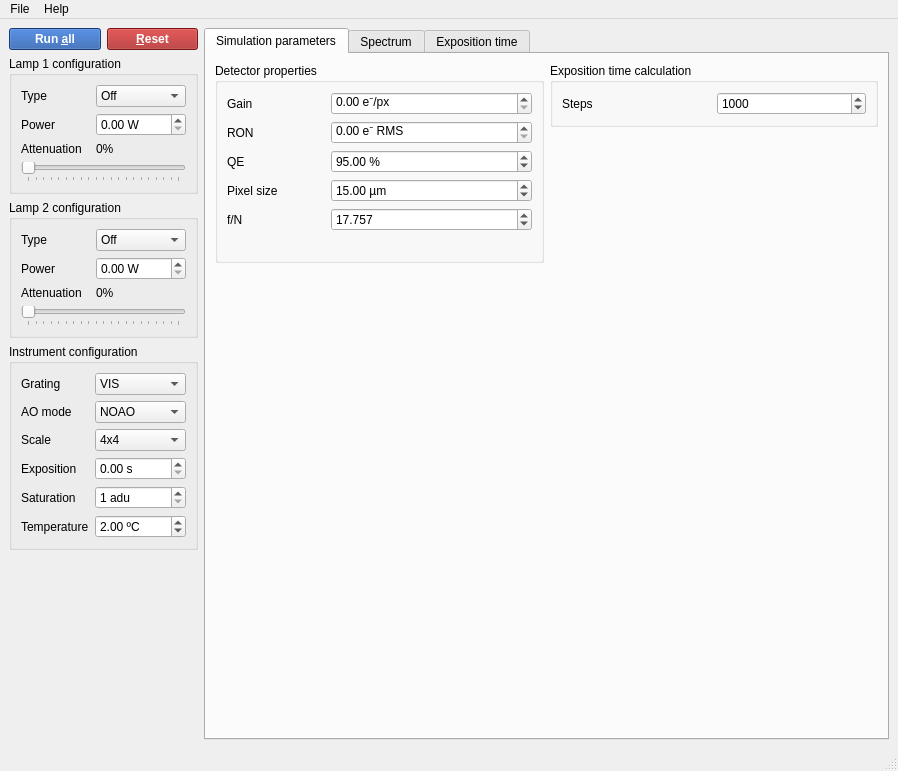
<?xml version="1.0" encoding="UTF-8"?>
<ui version="4.0">
 <class>MainWindow</class>
 <widget class="QMainWindow" name="MainWindow">
  <property name="geometry">
   <rect>
    <x>0</x>
    <y>0</y>
    <width>898</width>
    <height>771</height>
   </rect>
  </property>
  <property name="windowTitle">
   <string>MainWindow</string>
  </property>
  <widget class="QWidget" name="centralwidget">
   <layout class="QGridLayout" name="gridLayout_4">
    <item row="0" column="0">
     <widget class="QPushButton" name="runAllButton">
      <property name="styleSheet">
       <string notr="true">background-color: #1f53a6;
color: white;
font-weight: bold;</string>
      </property>
      <property name="text">
       <string>Run &amp;all</string>
      </property>
     </widget>
    </item>
    <item row="0" column="1">
     <widget class="QPushButton" name="resetButton">
      <property name="styleSheet">
       <string notr="true">background-color: #a61f1f;
color: white;
font-weight: bold;</string>
      </property>
      <property name="text">
       <string>&amp;Reset</string>
      </property>
     </widget>
    </item>
    <item row="1" column="0" colspan="2">
     <widget class="QGroupBox" name="lamp1Atten">
      <property name="title">
       <string>Lamp 1 configuration</string>
      </property>
      <layout class="QGridLayout" name="gridLayout_2">
       <item row="3" column="0" colspan="2">
        <widget class="QSlider" name="lamp1AttenSlider">
         <property name="maximum">
          <number>100</number>
         </property>
         <property name="orientation">
          <enum>Qt::Horizontal</enum>
         </property>
         <property name="tickPosition">
          <enum>QSlider::TicksBelow</enum>
         </property>
         <property name="tickInterval">
          <number>5</number>
         </property>
        </widget>
       </item>
       <item row="2" column="1">
        <widget class="QLabel" name="lamp1AttenLabel">
         <property name="text">
          <string>0%</string>
         </property>
        </widget>
       </item>
       <item row="2" column="0">
        <widget class="QLabel" name="label_7">
         <property name="text">
          <string>Attenuation</string>
         </property>
        </widget>
       </item>
       <item row="0" column="1">
        <widget class="QComboBox" name="lamp1TypeCombo">
         <item>
          <property name="text">
           <string>Off</string>
          </property>
         </item>
         <item>
          <property name="text">
           <string>Continuum</string>
          </property>
         </item>
         <item>
          <property name="text">
           <string>Lines (He)</string>
          </property>
         </item>
        </widget>
       </item>
       <item row="0" column="0">
        <widget class="QLabel" name="label_6">
         <property name="text">
          <string>Type</string>
         </property>
        </widget>
       </item>
       <item row="1" column="0">
        <widget class="QLabel" name="label_14">
         <property name="text">
          <string>Power</string>
         </property>
        </widget>
       </item>
       <item row="1" column="1">
        <widget class="QDoubleSpinBox" name="lamp1PowerSpin">
         <property name="suffix">
          <string> W</string>
         </property>
         <property name="maximum">
          <double>2000.000000000000000</double>
         </property>
        </widget>
       </item>
      </layout>
     </widget>
    </item>
    <item row="2" column="0" colspan="2">
     <widget class="QGroupBox" name="lamp2Atten">
      <property name="title">
       <string>Lamp 2 configuration</string>
      </property>
      <layout class="QGridLayout" name="gridLayout_3">
       <item row="3" column="0" colspan="2">
        <widget class="QSlider" name="lamp2AttenSlider">
         <property name="maximum">
          <number>100</number>
         </property>
         <property name="orientation">
          <enum>Qt::Horizontal</enum>
         </property>
         <property name="tickPosition">
          <enum>QSlider::TicksBelow</enum>
         </property>
         <property name="tickInterval">
          <number>5</number>
         </property>
        </widget>
       </item>
       <item row="2" column="0">
        <widget class="QLabel" name="label_10">
         <property name="text">
          <string>Attenuation</string>
         </property>
        </widget>
       </item>
       <item row="2" column="1">
        <widget class="QLabel" name="lamp2AttenLabel">
         <property name="text">
          <string>0%</string>
         </property>
        </widget>
       </item>
       <item row="0" column="1">
        <widget class="QComboBox" name="lamp2TypeCombo">
         <item>
          <property name="text">
           <string>Off</string>
          </property>
         </item>
         <item>
          <property name="text">
           <string>Continuum</string>
          </property>
         </item>
         <item>
          <property name="text">
           <string>Lines (He)</string>
          </property>
         </item>
        </widget>
       </item>
       <item row="0" column="0">
        <widget class="QLabel" name="label_9">
         <property name="text">
          <string>Type</string>
         </property>
        </widget>
       </item>
       <item row="1" column="0">
        <widget class="QLabel" name="label_15">
         <property name="text">
          <string>Power</string>
         </property>
        </widget>
       </item>
       <item row="1" column="1">
        <widget class="QDoubleSpinBox" name="lamp2PowerSpin">
         <property name="suffix">
          <string> W</string>
         </property>
         <property name="maximum">
          <double>2000.000000000000000</double>
         </property>
        </widget>
       </item>
      </layout>
     </widget>
    </item>
    <item row="3" column="0" colspan="2">
     <widget class="QGroupBox" name="groupBox">
      <property name="title">
       <string>Instrument configuration</string>
      </property>
      <layout class="QGridLayout" name="gridLayout">
       <item row="0" column="0">
        <widget class="QLabel" name="label">
         <property name="text">
          <string>Grating</string>
         </property>
        </widget>
       </item>
       <item row="2" column="2" colspan="2">
        <widget class="QComboBox" name="scaleCombo">
         <item>
          <property name="text">
           <string>4x4</string>
          </property>
         </item>
         <item>
          <property name="text">
           <string>10x10</string>
          </property>
         </item>
        </widget>
       </item>
       <item row="0" column="2" colspan="2">
        <widget class="QComboBox" name="gratingCombo">
         <item>
          <property name="text">
           <string>VIS</string>
          </property>
         </item>
         <item>
          <property name="text">
           <string>LR1</string>
          </property>
         </item>
         <item>
          <property name="text">
           <string>LR2</string>
          </property>
         </item>
        </widget>
       </item>
       <item row="1" column="0" colspan="2">
        <widget class="QLabel" name="label_2">
         <property name="text">
          <string>AO mode</string>
         </property>
        </widget>
       </item>
       <item row="1" column="2" colspan="2">
        <widget class="QComboBox" name="aoModeCombo">
         <item>
          <property name="text">
           <string>NOAO</string>
          </property>
         </item>
         <item>
          <property name="text">
           <string>SCAO</string>
          </property>
         </item>
         <item>
          <property name="text">
           <string>LTAO</string>
          </property>
         </item>
        </widget>
       </item>
       <item row="2" column="0" colspan="2">
        <widget class="QLabel" name="label_3">
         <property name="text">
          <string>Scale</string>
         </property>
        </widget>
       </item>
       <item row="3" column="0" colspan="2">
        <widget class="QLabel" name="label_4">
         <property name="text">
          <string>Exposition</string>
         </property>
        </widget>
       </item>
       <item row="5" column="0" colspan="2">
        <widget class="QLabel" name="label_5">
         <property name="text">
          <string>Saturation</string>
         </property>
        </widget>
       </item>
       <item row="5" column="2" colspan="2">
        <widget class="QSpinBox" name="satLevelSpin">
         <property name="suffix">
          <string> adu</string>
         </property>
         <property name="minimum">
          <number>1</number>
         </property>
         <property name="maximum">
          <number>16777216</number>
         </property>
        </widget>
       </item>
       <item row="6" column="0" colspan="2">
        <widget class="QLabel" name="label_16">
         <property name="text">
          <string>Temperature</string>
         </property>
        </widget>
       </item>
       <item row="6" column="2" colspan="2">
        <widget class="QDoubleSpinBox" name="tempSpin">
         <property name="suffix">
          <string> ºC</string>
         </property>
         <property name="value">
          <double>2.000000000000000</double>
         </property>
        </widget>
       </item>
       <item row="3" column="2" colspan="2">
        <widget class="QDoubleSpinBox" name="expTimeSpin">
         <property name="suffix">
          <string> s</string>
         </property>
        </widget>
       </item>
      </layout>
     </widget>
    </item>
    <item row="0" column="2" rowspan="5">
     <widget class="QTabWidget" name="tabWidget">
      <property name="currentIndex">
       <number>0</number>
      </property>
      <widget class="QWidget" name="tab">
       <attribute name="title">
        <string>Simulation parameters</string>
       </attribute>
       <layout class="QGridLayout" name="gridLayout_14">
        <item row="2" column="0">
         <spacer name="verticalSpacer_4">
          <property name="orientation">
           <enum>Qt::Vertical</enum>
          </property>
          <property name="sizeHint" stdset="0">
           <size>
            <width>20</width>
            <height>329</height>
           </size>
          </property>
         </spacer>
        </item>
        <item row="0" column="1">
         <widget class="QGroupBox" name="groupBox_9">
          <property name="sizePolicy">
           <sizepolicy hsizetype="Preferred" vsizetype="Fixed">
            <horstretch>0</horstretch>
            <verstretch>0</verstretch>
           </sizepolicy>
          </property>
          <property name="title">
           <string>Exposition time calculation</string>
          </property>
          <layout class="QGridLayout" name="gridLayout_13">
           <item row="0" column="1">
            <widget class="QSpinBox" name="intStepsSpin">
             <property name="minimum">
              <number>1</number>
             </property>
             <property name="maximum">
              <number>1000000</number>
             </property>
             <property name="value">
              <number>1000</number>
             </property>
            </widget>
           </item>
           <item row="0" column="0">
            <widget class="QLabel" name="label_24">
             <property name="text">
              <string>Steps</string>
             </property>
            </widget>
           </item>
          </layout>
         </widget>
        </item>
        <item row="0" column="0" rowspan="2">
         <widget class="QGroupBox" name="groupBox_6">
          <property name="title">
           <string>Detector properties</string>
          </property>
          <layout class="QGridLayout" name="gridLayout_8">
           <item row="3" column="1" colspan="2">
            <widget class="QDoubleSpinBox" name="qeSpin">
             <property name="suffix">
              <string> %</string>
             </property>
             <property name="value">
              <double>95.000000000000000</double>
             </property>
            </widget>
           </item>
           <item row="0" column="0">
            <widget class="QLabel" name="label_23">
             <property name="text">
              <string>Gain</string>
             </property>
            </widget>
           </item>
           <item row="2" column="0" colspan="2">
            <widget class="QLabel" name="label_21">
             <property name="text">
              <string>RON</string>
             </property>
            </widget>
           </item>
           <item row="3" column="0">
            <widget class="QLabel" name="label_26">
             <property name="text">
              <string>QE</string>
             </property>
            </widget>
           </item>
           <item row="4" column="1" colspan="2">
            <widget class="QDoubleSpinBox" name="pxSizeSpin">
             <property name="suffix">
              <string> µm</string>
             </property>
             <property name="value">
              <double>15.000000000000000</double>
             </property>
            </widget>
           </item>
           <item row="4" column="0">
            <widget class="QLabel" name="label_22">
             <property name="text">
              <string>Pixel size</string>
             </property>
            </widget>
           </item>
           <item row="2" column="1" colspan="2">
            <widget class="QDoubleSpinBox" name="ronSpin">
             <property name="suffix">
              <string> e⁻ RMS</string>
             </property>
            </widget>
           </item>
           <item row="5" column="0">
            <widget class="QLabel" name="label_8">
             <property name="text">
              <string>f/N</string>
             </property>
            </widget>
           </item>
           <item row="0" column="1" colspan="2">
            <widget class="QDoubleSpinBox" name="gainSpin">
             <property name="suffix">
              <string> e⁻/px</string>
             </property>
            </widget>
           </item>
           <item row="5" column="1" colspan="2">
            <widget class="QDoubleSpinBox" name="fNSpin">
             <property name="decimals">
              <number>3</number>
             </property>
             <property name="value">
              <double>17.757000000000001</double>
             </property>
            </widget>
           </item>
           <item row="6" column="1">
            <spacer name="verticalSpacer_2">
             <property name="orientation">
              <enum>Qt::Vertical</enum>
             </property>
             <property name="sizeType">
              <enum>QSizePolicy::Fixed</enum>
             </property>
             <property name="sizeHint" stdset="0">
              <size>
               <width>20</width>
               <height>20</height>
              </size>
             </property>
            </spacer>
           </item>
          </layout>
         </widget>
        </item>
       </layout>
      </widget>
      <widget class="QWidget" name="tab_2">
       <attribute name="title">
        <string>Spectrum</string>
       </attribute>
       <layout class="QGridLayout" name="gridLayout_6">
        <item row="0" column="0">
         <widget class="QGroupBox" name="plotGroupBox">
          <property name="sizePolicy">
           <sizepolicy hsizetype="Expanding" vsizetype="Preferred">
            <horstretch>0</horstretch>
            <verstretch>0</verstretch>
           </sizepolicy>
          </property>
          <property name="title">
           <string>Spectrum configuration</string>
          </property>
          <layout class="QGridLayout" name="gridLayout_5">
           <item row="4" column="1" colspan="2">
            <widget class="QCheckBox" name="photonNoiseCheck">
             <property name="text">
              <string>Photon noise</string>
             </property>
            </widget>
           </item>
           <item row="2" column="1" colspan="2">
            <widget class="QComboBox" name="spectYAxisCombo">
             <item>
              <property name="text">
               <string>Spectrial irradiance</string>
              </property>
             </item>
             <item>
              <property name="text">
               <string>Specific photon Flux</string>
              </property>
             </item>
             <item>
              <property name="text">
               <string>Electron rate per pixel</string>
              </property>
             </item>
             <item>
              <property name="text">
               <string>Electrons per pixel</string>
              </property>
             </item>
             <item>
              <property name="text">
               <string>Counts per pixel</string>
              </property>
             </item>
            </widget>
           </item>
           <item row="0" column="0">
            <widget class="QLabel" name="label_12">
             <property name="text">
              <string>Type</string>
             </property>
            </widget>
           </item>
           <item row="0" column="1" colspan="2">
            <widget class="QComboBox" name="spectTypeCombo">
             <item>
              <property name="text">
               <string>IS output</string>
              </property>
             </item>
             <item>
              <property name="text">
               <string>Detector</string>
              </property>
             </item>
             <item>
              <property name="text">
               <string>Total transmission</string>
              </property>
             </item>
            </widget>
           </item>
           <item row="2" column="0" rowspan="2">
            <widget class="QLabel" name="label_17">
             <property name="text">
              <string>Y-axis</string>
             </property>
            </widget>
           </item>
           <item row="4" column="0">
            <widget class="QCheckBox" name="logScaleCheck">
             <property name="text">
              <string>Log scale</string>
             </property>
            </widget>
           </item>
           <item row="1" column="1" colspan="2">
            <widget class="QComboBox" name="spectXAxisCombo">
             <item>
              <property name="text">
               <string>Wavelength</string>
              </property>
             </item>
             <item>
              <property name="text">
               <string>Frequency</string>
              </property>
             </item>
            </widget>
           </item>
           <item row="1" column="0">
            <widget class="QLabel" name="label_13">
             <property name="text">
              <string>X-axis</string>
             </property>
            </widget>
           </item>
          </layout>
         </widget>
        </item>
        <item row="0" column="1">
         <widget class="QGroupBox" name="fdfg">
          <property name="title">
           <string>Plot control</string>
          </property>
          <layout class="QGridLayout" name="gridLayout_15">
           <item row="0" column="0">
            <widget class="QPushButton" name="spectPlotButton">
             <property name="styleSheet">
              <string notr="true">background-color: #1f53a6;
color: white;
font-weight: bold;</string>
             </property>
             <property name="text">
              <string>&amp;Plot</string>
             </property>
            </widget>
           </item>
           <item row="2" column="0">
            <widget class="QPushButton" name="spectClearAllbuton">
             <property name="styleSheet">
              <string notr="true">background-color: #a61f1f;
color: white;
font-weight: bold;</string>
             </property>
             <property name="text">
              <string>&amp;Clear all</string>
             </property>
            </widget>
           </item>
           <item row="1" column="0">
            <widget class="QPushButton" name="spectOverlayButton">
             <property name="styleSheet">
              <string notr="true">background-color: #1f53a6;
color: white;
font-weight: bold;</string>
             </property>
             <property name="text">
              <string>Plot and &amp;overlay</string>
             </property>
            </widget>
           </item>
           <item row="3" column="0">
            <spacer name="verticalSpacer_5">
             <property name="orientation">
              <enum>Qt::Vertical</enum>
             </property>
             <property name="sizeType">
              <enum>QSizePolicy::Fixed</enum>
             </property>
             <property name="sizeHint" stdset="0">
              <size>
               <width>1</width>
               <height>26</height>
              </size>
             </property>
            </spacer>
           </item>
          </layout>
         </widget>
        </item>
        <item row="1" column="0" colspan="2">
         <widget class="QStackedWidget" name="plotStack">
          <widget class="QWidget" name="page">
           <layout class="QGridLayout" name="gridLayout_7">
            <item row="0" column="0">
             <widget class="QLabel" name="label_11">
              <property name="text">
               <string>*No plots (yet)*</string>
              </property>
              <property name="textFormat">
               <enum>Qt::MarkdownText</enum>
              </property>
              <property name="alignment">
               <set>Qt::AlignCenter</set>
              </property>
             </widget>
            </item>
           </layout>
          </widget>
          <widget class="QWidget" name="page_2"/>
         </widget>
        </item>
       </layout>
      </widget>
      <widget class="QWidget" name="outPage">
       <attribute name="title">
        <string>Exposition time</string>
       </attribute>
       <layout class="QGridLayout" name="gridLayout_11">
        <item row="0" column="0">
         <widget class="QGroupBox" name="groupBox_7">
          <property name="sizePolicy">
           <sizepolicy hsizetype="Expanding" vsizetype="Preferred">
            <horstretch>0</horstretch>
            <verstretch>0</verstretch>
           </sizepolicy>
          </property>
          <property name="title">
           <string>Calculation parameters</string>
          </property>
          <layout class="QGridLayout" name="gridLayout_9">
           <item row="1" column="1">
            <widget class="QComboBox" name="passBandCombo"/>
           </item>
           <item row="1" column="0">
            <widget class="QRadioButton" name="tExpPassBandRadio">
             <property name="text">
              <string>&amp;Passband center</string>
             </property>
             <property name="checked">
              <bool>true</bool>
             </property>
             <attribute name="buttonGroup">
              <string notr="true">buttonGroup</string>
             </attribute>
            </widget>
           </item>
           <item row="2" column="0">
            <widget class="QRadioButton" name="tExpCustomLambdaRadio">
             <property name="text">
              <string>Custom &amp;wavelength</string>
             </property>
             <attribute name="buttonGroup">
              <string notr="true">buttonGroup</string>
             </attribute>
            </widget>
           </item>
           <item row="2" column="1">
            <widget class="QDoubleSpinBox" name="tExpWlSpin">
             <property name="suffix">
              <string> µm</string>
             </property>
             <property name="decimals">
              <number>3</number>
             </property>
             <property name="value">
              <double>0.800000000000000</double>
             </property>
            </widget>
           </item>
           <item row="4" column="0" colspan="2">
            <widget class="QCheckBox" name="tExpLogScaleCheck">
             <property name="text">
              <string>&amp;Log scale</string>
             </property>
            </widget>
           </item>
          </layout>
         </widget>
        </item>
        <item row="0" column="1">
         <widget class="QGroupBox" name="groupBox_10">
          <property name="title">
           <string>Plot control</string>
          </property>
          <layout class="QGridLayout" name="gridLayout_10">
           <item row="0" column="0">
            <widget class="QPushButton" name="tExpPlotButton">
             <property name="styleSheet">
              <string notr="true">background-color: #1f53a6;
color: white;
font-weight: bold;</string>
             </property>
             <property name="text">
              <string>&amp;Plot</string>
             </property>
            </widget>
           </item>
           <item row="1" column="0">
            <widget class="QPushButton" name="tExpOverlayButton">
             <property name="styleSheet">
              <string notr="true">background-color: #1f53a6;
color: white;
font-weight: bold;</string>
             </property>
             <property name="text">
              <string>Plot and &amp;overlay</string>
             </property>
            </widget>
           </item>
           <item row="2" column="0">
            <widget class="QPushButton" name="tExpClearButton">
             <property name="styleSheet">
              <string notr="true">background-color: #a61f1f;
color: white;
font-weight: bold;</string>
             </property>
             <property name="text">
              <string>&amp;Clear all</string>
             </property>
            </widget>
           </item>
          </layout>
         </widget>
        </item>
        <item row="1" column="0">
         <spacer name="verticalSpacer_3">
          <property name="orientation">
           <enum>Qt::Vertical</enum>
          </property>
          <property name="sizeHint" stdset="0">
           <size>
            <width>20</width>
            <height>414</height>
           </size>
          </property>
         </spacer>
        </item>
       </layout>
      </widget>
     </widget>
    </item>
    <item row="4" column="0" colspan="2">
     <spacer name="verticalSpacer_6">
      <property name="orientation">
       <enum>Qt::Vertical</enum>
      </property>
      <property name="sizeHint" stdset="0">
       <size>
        <width>20</width>
        <height>40</height>
       </size>
      </property>
     </spacer>
    </item>
   </layout>
  </widget>
  <widget class="QMenuBar" name="menubar">
   <property name="geometry">
    <rect>
     <x>0</x>
     <y>0</y>
     <width>898</width>
     <height>25</height>
    </rect>
   </property>
   <widget class="QMenu" name="menuFile">
    <property name="title">
     <string>File</string>
    </property>
    <addaction name="action_Open"/>
    <addaction name="action_Save"/>
    <addaction name="action_Save_as"/>
    <addaction name="separator"/>
    <addaction name="actionExport_plots"/>
    <addaction name="actionExport_data"/>
    <addaction name="separator"/>
    <addaction name="action_Quit"/>
   </widget>
   <widget class="QMenu" name="menuHelp">
    <property name="title">
     <string>Help</string>
    </property>
    <addaction name="actionAbout_RadioSim"/>
   </widget>
   <addaction name="menuFile"/>
   <addaction name="menuHelp"/>
  </widget>
  <widget class="QStatusBar" name="statusbar"/>
  <action name="action_Open">
   <property name="text">
    <string>&amp;Open</string>
   </property>
  </action>
  <action name="action_Save">
   <property name="text">
    <string>&amp;Save</string>
   </property>
  </action>
  <action name="action_Save_as">
   <property name="text">
    <string>&amp;Save as...</string>
   </property>
  </action>
  <action name="actionExport_plots">
   <property name="text">
    <string>Export plots</string>
   </property>
  </action>
  <action name="actionExport_data">
   <property name="text">
    <string>Export data</string>
   </property>
  </action>
  <action name="action_Quit">
   <property name="text">
    <string>&amp;Quit</string>
   </property>
  </action>
  <action name="actionAbout_RadioSim">
   <property name="text">
    <string>About RadioSim</string>
   </property>
  </action>
 </widget>
 <resources/>
 <connections/>
 <buttongroups>
  <buttongroup name="buttonGroup"/>
 </buttongroups>
</ui>
